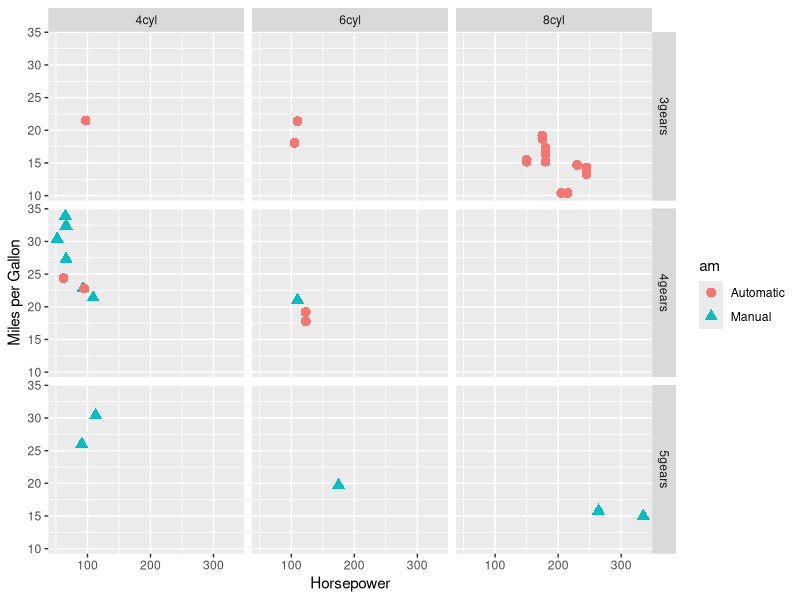
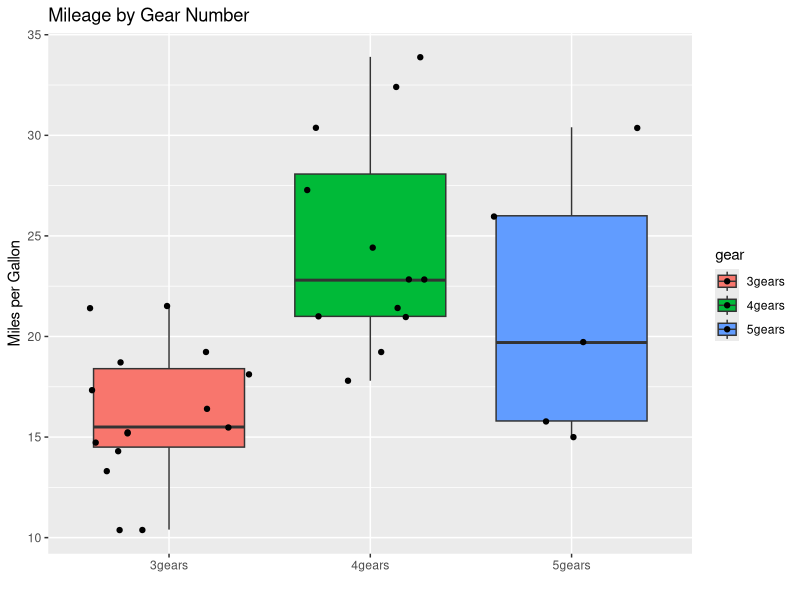
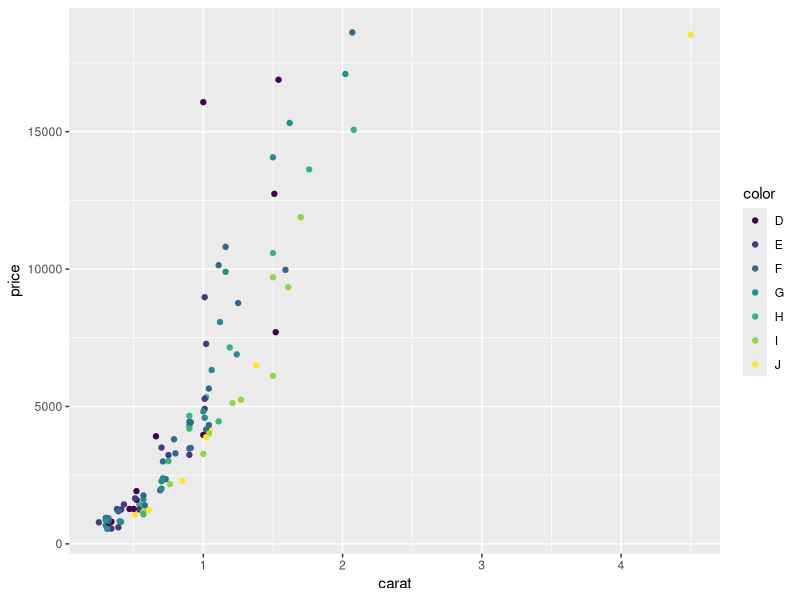
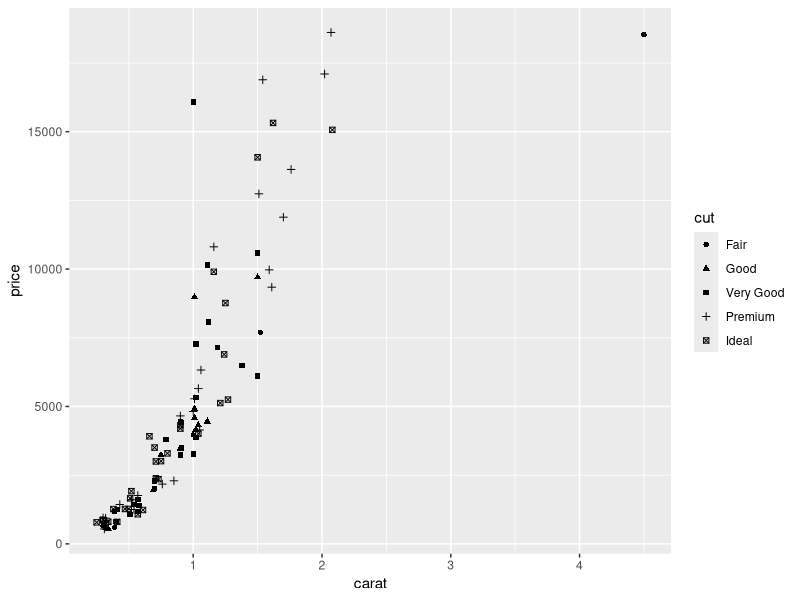
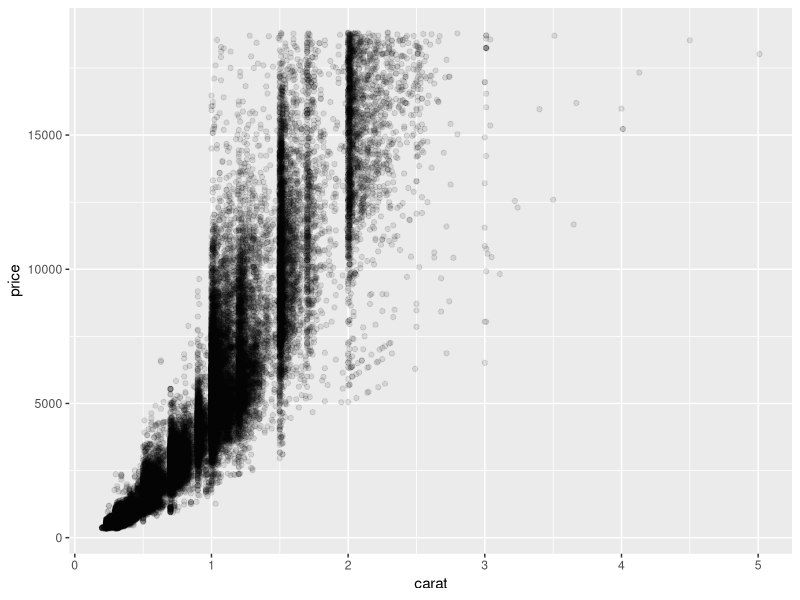
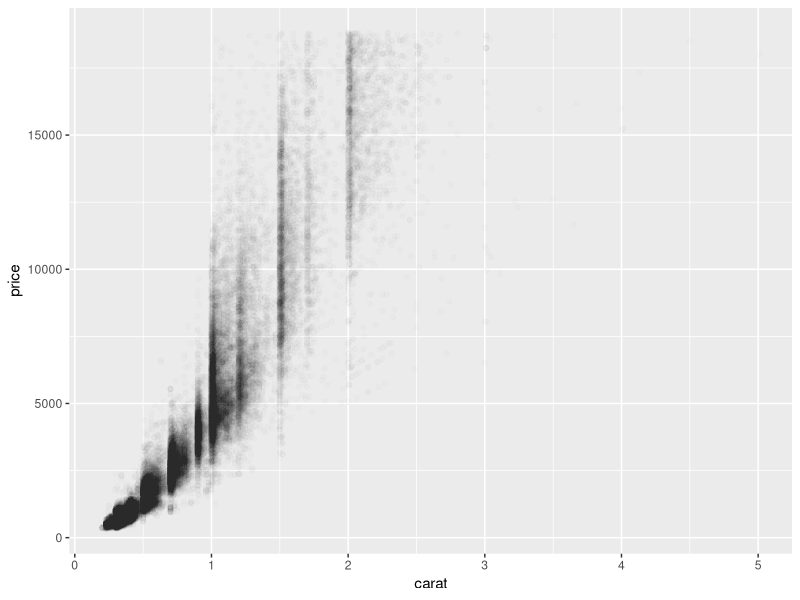
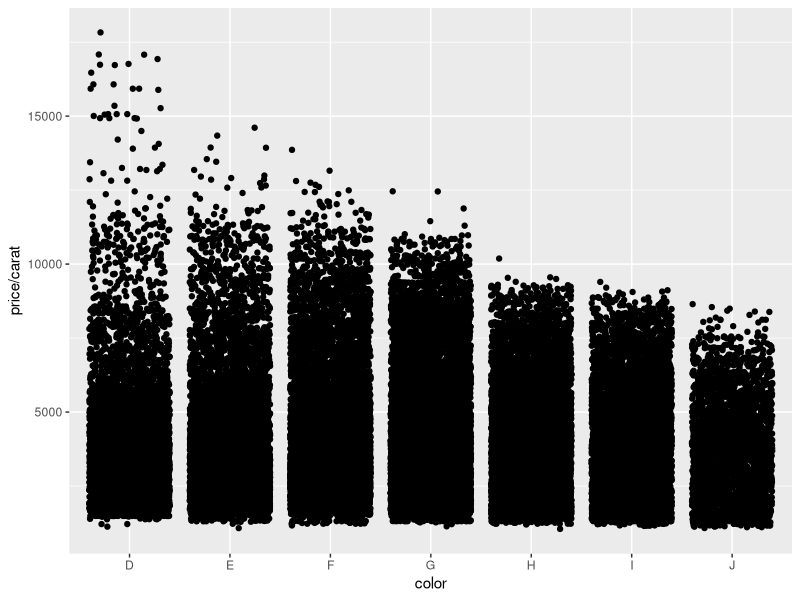
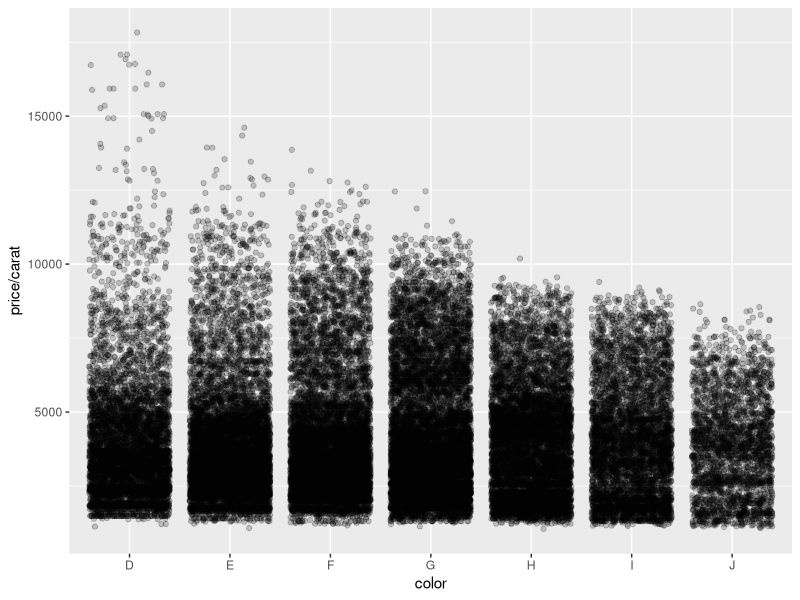

Source code (R) for these figures, in order:
library(ggplot2)

mtcars$gear <- factor(mtcars$gear,levels=c(3,4,5), 
          labels=c("3gears","4gears","5gears")) 
mtcars$am <- factor(mtcars$am,levels=c(0,1), labels=c("Automatic","Manual"))
mtcars$cyl <- factor(mtcars$cyl,levels=c(4,6,8), labels=c("4cyl","6cyl","8cyl")) 

qplot(hp, mpg, data=mtcars, shape=am, color=am, facets=gear~cyl, size=I(3),
      xlab="Horsepower", ylab="Miles per Gallon") 

qplot(gear, mpg, data=mtcars, 
      geom=c("boxplot", "jitter"), fill=gear, 
      main="Mileage by Gear Number", xlab="", ylab="Miles per Gallon") 

#######################################################################

set.seed(1410)
dsmall <- diamonds[sample(nrow(diamonds), 100), ]

qplot(carat, price, data = dsmall, colour = color)

qplot(carat, price, data = dsmall, shape = cut)

qplot(carat, price, data = diamonds, alpha = I(1/10) )
qplot(carat, price, data = diamonds, alpha = I(1/100) )

#######################################################################

qplot(color, price / carat, data = diamonds, geom = "jitter")

qplot(color, price / carat, data = diamonds, geom = "jitter", alpha = I(1 / 5) )
qplot(color, price / carat, data = diamonds, geom = "jitter", alpha = I(1 / 50) )


qplot(carat, data = diamonds, geom = "histogram", binwidth = 0.1, xlim = c(0,3))
qplot(carat, data = diamonds, geom = "histogram", binwidth = 0.01, xlim = c(0,3))

qplot(carat, data = diamonds, geom = "density" , colour = color)
qplot(carat, data = diamonds, geom = "histogram" , fill = color)


#######################################################################





